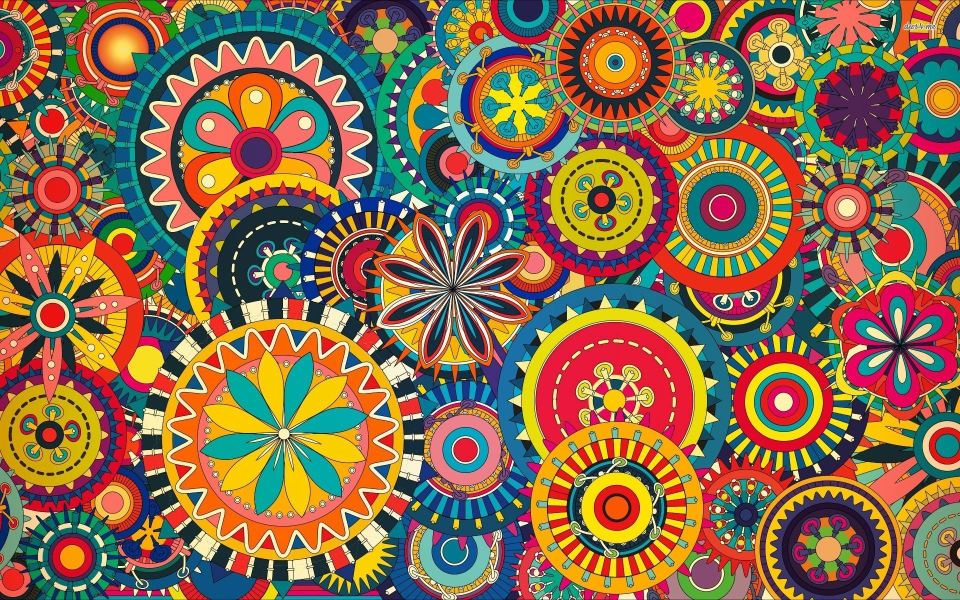
%> input picture src/circles.jpg, 1920 x 1200 px (shown at 1/2 size)
$ octave kMeans.m   (GNU Octave 9; MATLAB toolbox functions it lacks are replaced by stand-ins)
%> lines starting %> are read from the running program, lines starting %| are printed output that depends on the picture
clear all;
close all;

inputImage = imread('circles.jpg');
%> inputImage is the input picture: size 1200x1920x3 uint8; mean R, G, B 137.6, 108.3, 77.6

%InitialPoints = [980,75; 475, 483;  950, 485];
%InitialPoints = [980,75; 475, 483; 950, 485;  743, 776];
%InitialPoints = [647, 793; 1661,1019; 362,939];
InitialPoints = fliplr([647, 793; 1661,1019; 362,939]) + 1;
%InitialPoints = fliplr([3 2; 1 2]);

KPointCount = size(InitialPoints,1);

[xSize, ySize, zSize] = size(inputImage);
%> xSize = 1200; ySize = 1920; zSize = 3

if(sum(InitialPoints(:, 1) > xSize) ||  sum(InitialPoints(:, 2) > ySize))
  printf("Initial points out of bound");
  return
endif

for i = 1 : KPointCount
  initialValues(i,:) = inputImage(InitialPoints (i,1), InitialPoints (i,2),:);
endfor
%> after the loop, initialValues = [249 207 0; 47 31 58; 255 15 4]

while true

  %initialValues

  for i = 1 : KPointCount
    imageDistance(:,:,i) =  (double(inputImage(:,:,1)) - double(initialValues(i,1))).^2 + (double(inputImage(:,:,2)) - double(initialValues(i,2))).^2 + (double(inputImage(:,:,3)) - double(initialValues(i,3))).^2;
  endfor

  %imageDistance(1,1,:)

  minValues = min(imageDistance, [], 3);

  mask = (imageDistance == minValues );

    %printf("Previous");
    %initialValues

  for k = 1 : KPointCount
    for i = 1 : 3
      tempInitialValues(k, i) = sum(sum(mask(:,:,k).* double(inputImage(:,:,i)) ))/sum(sum(mask(:,:,k)));
    endfor
  endfor

  if(tempInitialValues == initialValues)
    break;
  else
    initialValues = tempInitialValues;
  endif
  %printf("After");
  %initialValues
endwhile
%> this loop made 15 passes
%> initialValues on passes 1 to 11: [230.1 190.8 83.81; 46.67 78.74 84.72; 220.3 52.22 49.95], [227.4 191.1 88.35; 38.8 78.5 85.05; 209.2 52.51 47.99], [227 189.4 88.93; 36.4 78.64 85.9; 204 50.96 46.16], [226.9 188.4 89.01; 35.52 78.84 86.4; 201.7 49.75 45.06], [226.8 187.9 89; 35.17 78.98 86.66; 200.6 49.11 44.55], [226.8 187.6 88.99; 35.01 79.04 86.79; 200.1 48.78 44.28], [226.8 187.5 88.98; 34.93 79.09 86.86; 199.9 48.65 44.17], [226.8 187.5 88.98; 34.9 79.1 86.89; 199.8 48.6 44.13], [226.8 187.5 88.98; 34.89 79.11 86.9; 199.7 48.58 44.11], [226.8 187.5 88.98; 34.89 79.11 86.9; 199.7 48.57 44.11], [226.8 187.5 88.98; 34.88 79.11 86.91; 199.7 48.57 44.11]
%> pass 1, `minValues = min(imageDistance, [], 3);`:
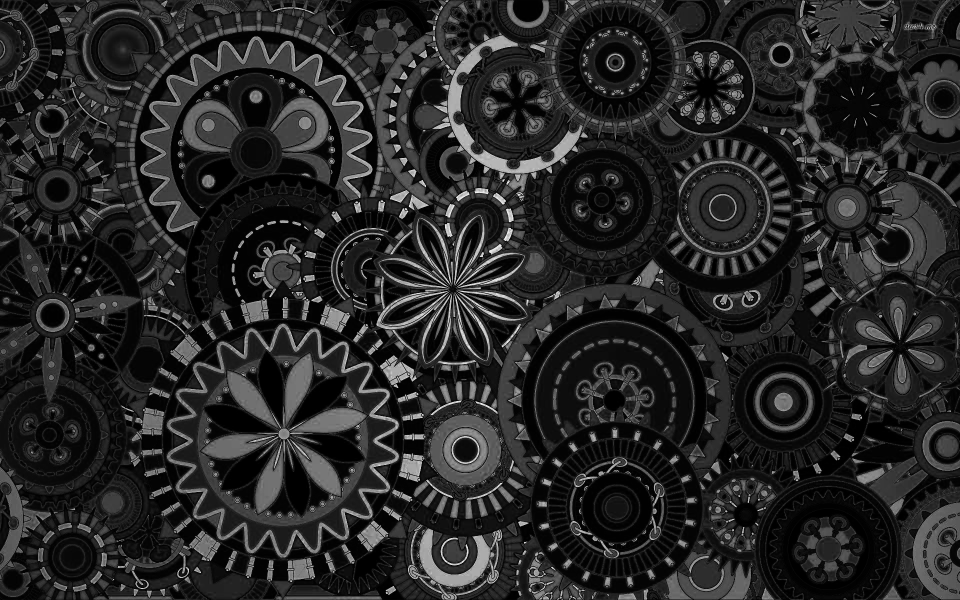
%> minValues: size 1200x1920 double (shown at 1/2 size); min 0, max 71434, mean 11042; drawn with min black and max white
%> pass 1, `mask = (imageDistance == minValues );`:
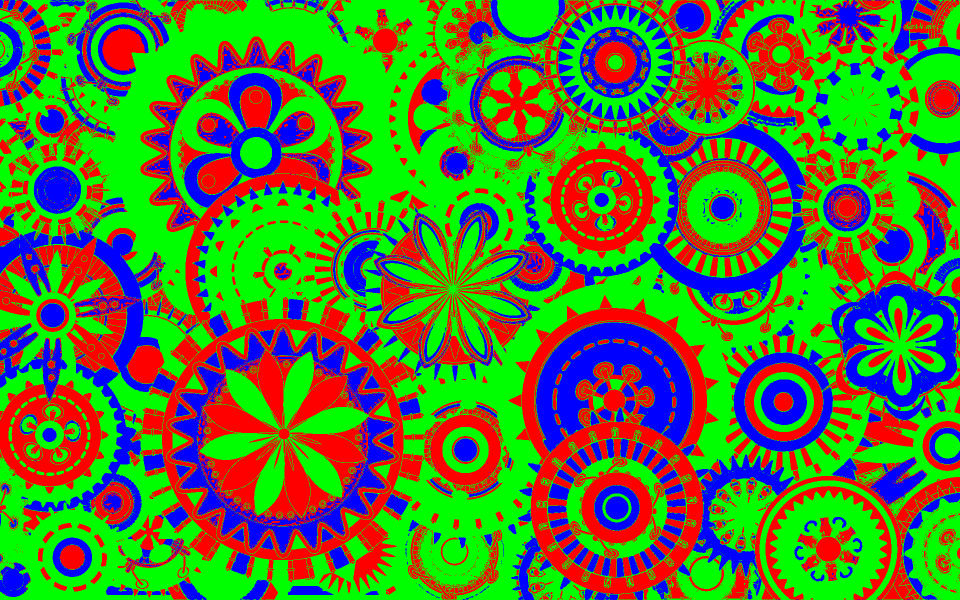
%> mask: size 1200x1920x3 logical (shown at 1/2 size); mean R, G, B 0.31, 0.494, 0.196
%> pass 2, `minValues = min(imageDistance, [], 3);`:
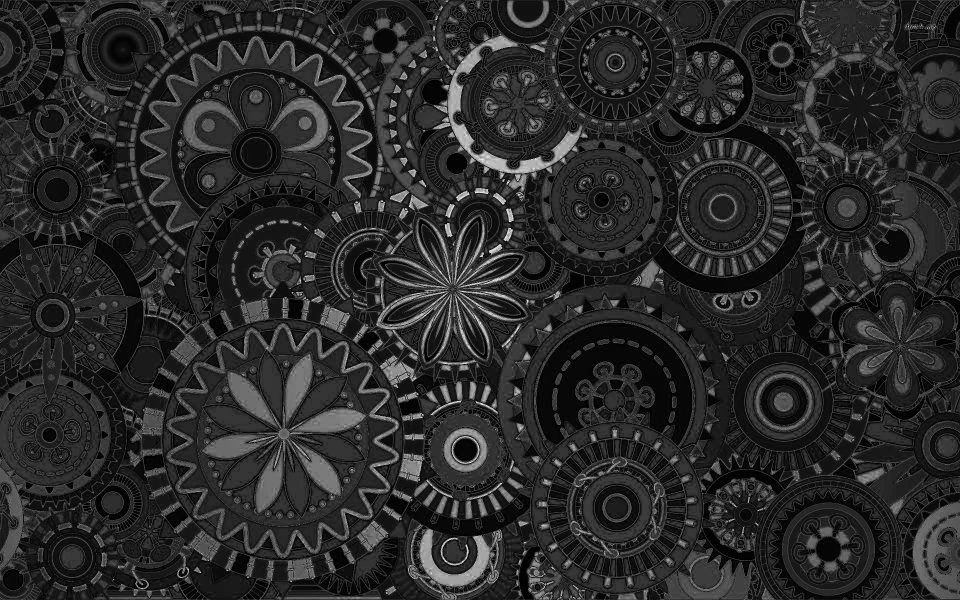
%> minValues: size 1200x1920 double (shown at 1/2 size); min 1.03, max 36334.8, mean 6044; drawn with min black and max white
%> pass 2, `mask = (imageDistance == minValues );`:
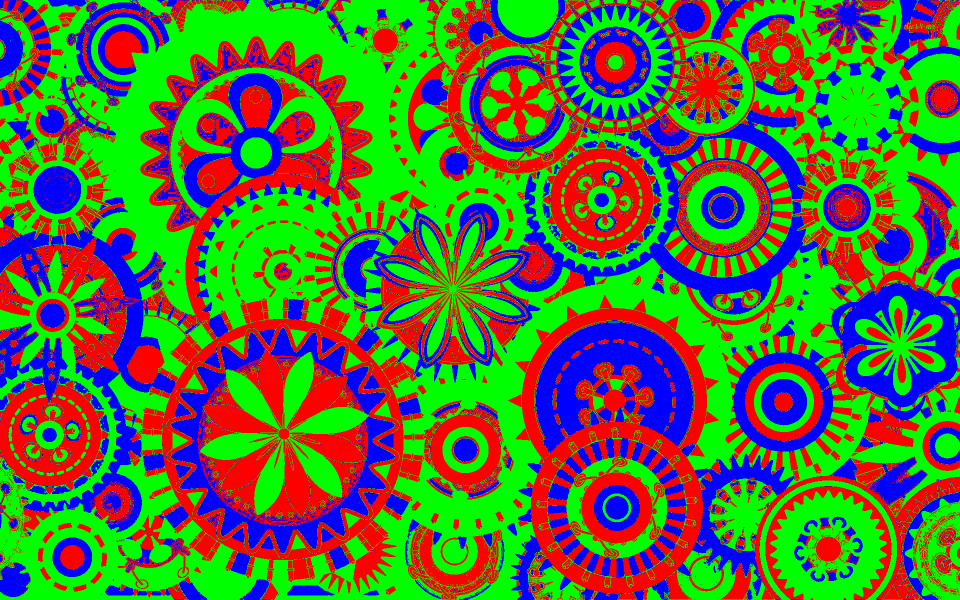
%> mask: size 1200x1920x3 logical (shown at 1/2 size); mean R, G, B 0.318, 0.454, 0.229
%> after the loop:
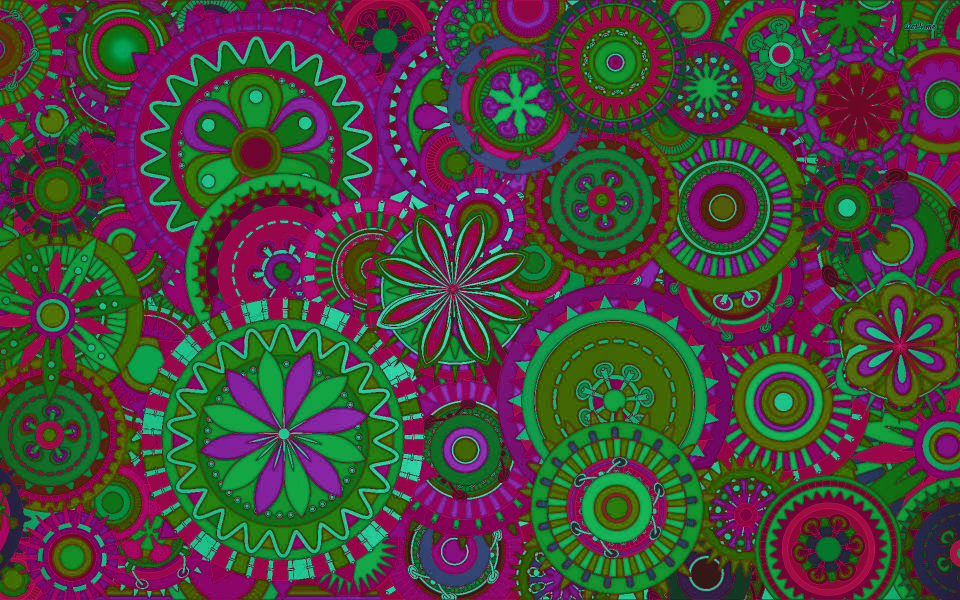
%> imageDistance: size 1200x1920x3 double (shown at 1/2 size); mean R, G, B 32038.1, 29192, 26244.9; drawn with min black and max white
%> after the loop, tempInitialValues = [226.8 187.5 88.98; 34.88 79.11 86.91; 199.7 48.57 44.1]

maskTot = zeros(xSize,ySize, 3, "uint8");

for k = 1 : KPointCount
  for i = 1:3
    maskTot(:,:,i) = maskTot(:,:,i) + mask(:,:,k) * initialValues(k,i);
  endfor
endfor
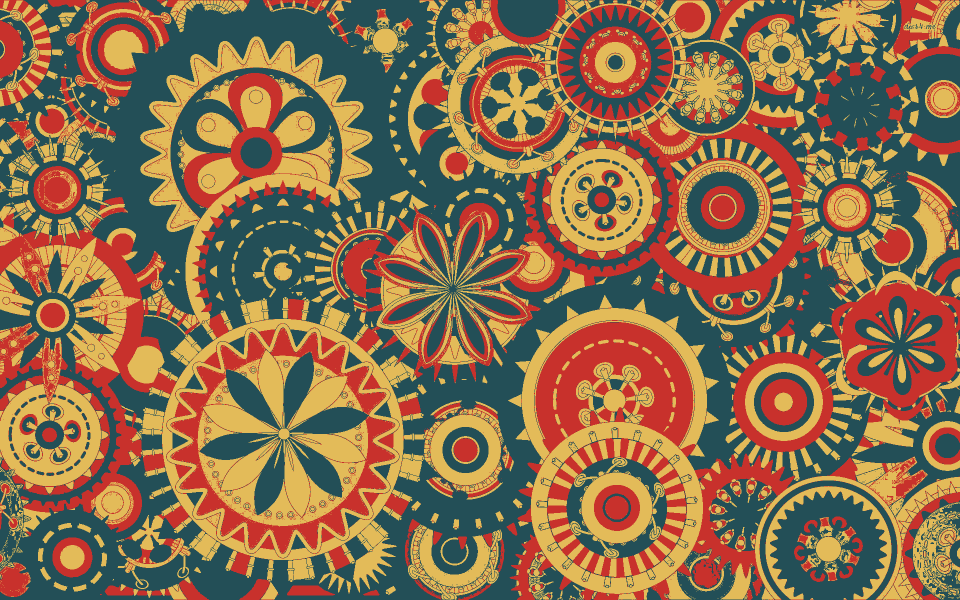
%> maskTot: size 1200x1920x3 uint8 (shown at 1/2 size); mean R, G, B 137.8, 108.2, 77.7

imshow(maskTot);
